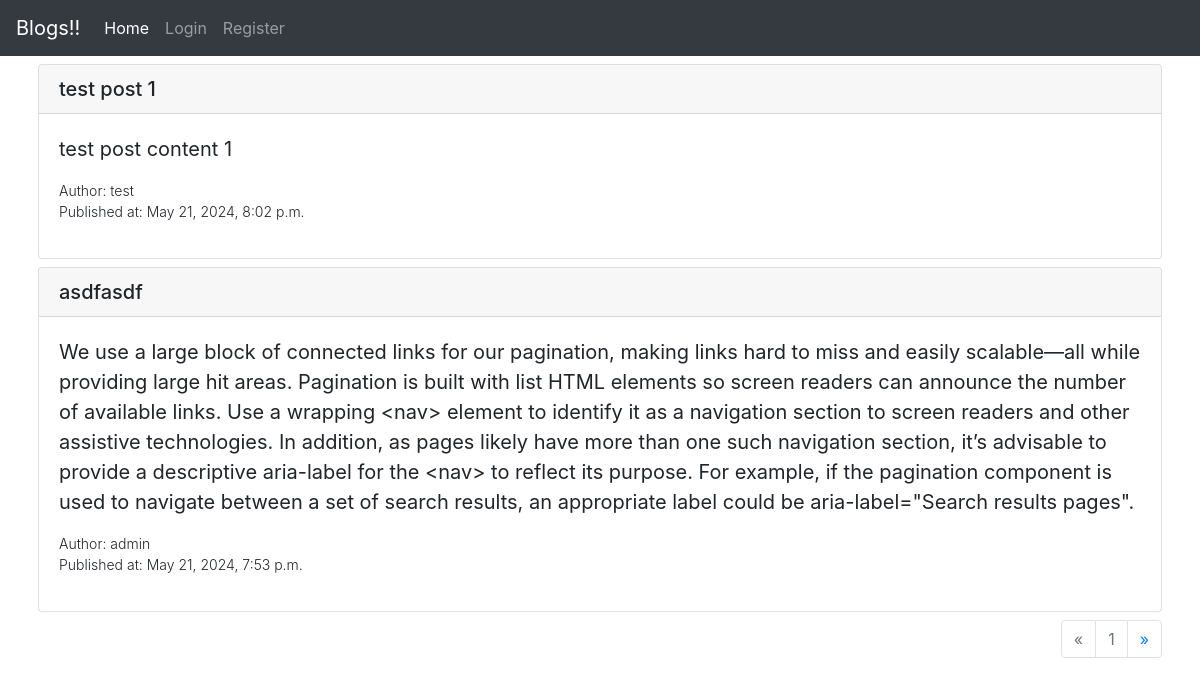
Before: / with the older database file.
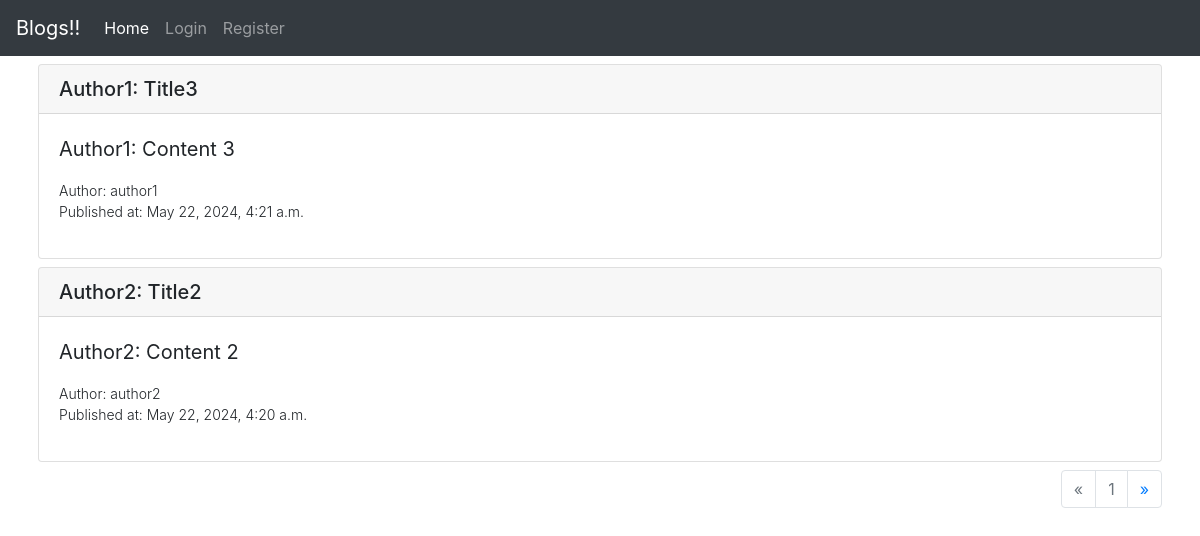
After: the same page with the newer database file.
### post/models.py (models this page shows, shortened)
class Post(models.Model):
    user = models.ForeignKey(User, on_delete=models.CASCADE)
    title = models.CharField(max_length=256)
    content = models.TextField()
    created_at = models.DateTimeField(auto_now_add=True)
    updated_at = models.DateTimeField(auto_now=True)
    published_at = models.DateTimeField(null=True, blank=True)
    is_draft = models.BooleanField(default=True)

### post/views.py (the view)
# urls.py: path('', PublicPostListView.as_view(), name='public_post_list'),
class PublicPostListView(ListView):
    context_object_name = 'objects'
    paginator_class = Paginator
    paginate_by = 2
    template_name = 'public_posts.html'
    def get(self, request, *args, **kwargs):
        if request.user and request.user.is_authenticated:
            return redirect(reverse('post:home_page'))
        return super().get(request, *args, **kwargs)
    def get_queryset(self):
        return Post.objects.filter(is_draft=False).order_by('-published_at')

### post/templates/public_posts.html (shortened to what this page needs)
{% extends 'base.html' %}
{% load crispy_forms_tags %}
{% block navigation %}
{% include 'public_nav.html' %}
{% endblock %}
{% block body %}
{% for post in objects %}
    <div class="card mb-2">
        <h5 class="card-header">{{post.title}}</h5>
        <div class="card-body">
            <blockquote class="blockquote mb-0">
                <p class="card-text">{{post.content}}</p>
                <p class="font-weight-light" style="font-size:14px">
                    Author: {{post.user.username}}<br>
                    Published at: {% if not post.is_draft %}{{post.published_at}}{% endif %}
                </p>
            </blockquote>
        </div>
    </div>
{% endfor %}
<nav aria-label="...">
  <ul class="pagination justify-content-end">
    <li class="page-item {% if not page_obj.has_previous %}disabled{% endif %}">
      <a class="page-link" href="{% if page_obj.has_previous %}{% url 'post:public_post_list' %}?page={{page_obj.previous_page_number}}{% endif %}" aria-label="Previous">
        <span aria-hidden="true">&laquo;</span>
      </a>
    </li>
    <li class="page-item disabled">
      <a class="page-link" href="">{{page_obj.number}} <span class="sr-only">(current)</span></a>
    </li>
    <li class="page-item {% if not page_obj.has_next %}disabled{% endif %}">
      <a class="page-link" href="{% if page_obj.has_next %}{% url 'post:public_post_list' %}?page={{page_obj.next_page_number}}{% endif %}" aria-label="Next">
        <span aria-hidden="true">&raquo;</span>
      </a>
    </li>
  </ul>
</nav>
{% endblock %}

### templates/base.html (shortened to what this page needs)
<html>
    <head>
        <link rel="stylesheet" href="https://cdn.jsdelivr.net/npm/bootstrap@4.0.0/dist/css/bootstrap.min.css"
>
    </head>
    <body>
        {% block navigation %}{% endblock %}
        <div class="container p-2">
            {% block body %}
            {% endblock %}
        </div>
    </body>
</html>

### templates/public_nav.html (shortened to what this page needs)
<nav class="navbar navbar-expand-lg navbar-dark bg-dark">
  <a class="navbar-brand" href="">Blogs!!</a>
  <div class="collapse navbar-collapse" id="navbarTogglerDemo02">
    <ul class="navbar-nav mr-auto mt-2 mt-lg-0">
      <li id="public_home_page_nav" class="nav-item active">
        <a class="nav-link" href="{% url 'post:public_post_list' %}">Home <span class="sr-only">(current)</span></a>
      </li>
      <li id="public_login_page_nav" class="nav-item">
        <a class="nav-link" href="{% url 'account:login_page' %}">Login</a>
      </li>
      <li id="public_register_page_nav" class="nav-item">
        <a class="nav-link" href="{% url 'account:registration_page' %}">Register</a>
      </li>
    </ul>
  </div>
</nav>

Changed rows visible on the page:
removed Post: title "test post 1", content "test post content 1", user.username "test", published_at "May 21, 2024, 8:02 p.m."
removed Post: title "asdfasdf", content "We use a large block of connected links for our pagination, making links hard to miss and easily scalable—all while providing large hit areas. Pagination is built with list HTML elements so screen readers can announce the number of available links. Use a wrapping <nav> element to identify it as a navigation section to screen readers and other assistive technologies. In addition, as pages likely have more than one such navigation section, it’s advisable to provide a descriptive aria-label for the <nav> to reflect its purpose. For example, if the pagination component is used to navigate between a set of search results, an appropriate label could be aria-label=\"Search results pages\".", user.username "admin", published_at "May 21, 2024, 7:53 p.m."
added Post: title "Author1: Title3", content "Author1: Content 3", user.username "author1", published_at "May 22, 2024, 4:21 a.m."
added Post: title "Author2: Title2", content "Author2: Content 2", user.username "author2", published_at "May 22, 2024, 4:20 a.m."
